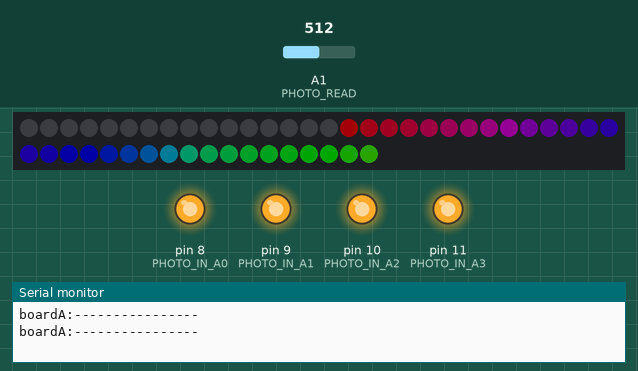
A program run on a simulated Arduino Nano, built with avr-gcc and run on an emulated ATmega328P. On the bench: 48 RGB LEDs in strip order, left to right, continuing on the next row, output pins drawn as LEDs (lit = HIGH), the last lines printed to the serial monitor. Dashed ring = blinking. The test bench sets the inputs (shaded band); at power-on: A1 (PHOTO_READ) = 512. Dim RGB values are drawn brighter than linear.

Above: at 2.2 s.
2.3 s: A1 (PHOTO_READ) set to 0
3.8 s: A1 (PHOTO_READ) set to 122
At 6.6 s:
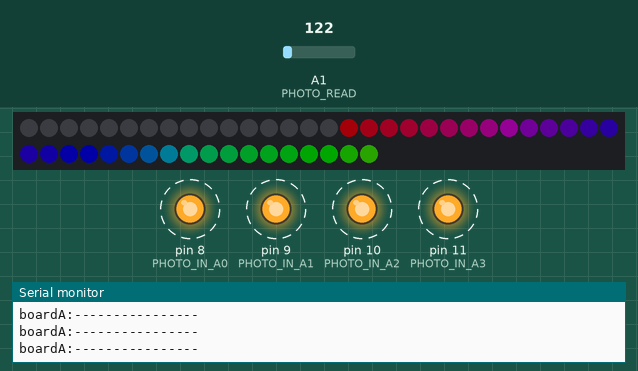
6.8 s: A1 (PHOTO_READ) set to 0
At 7.3 s:
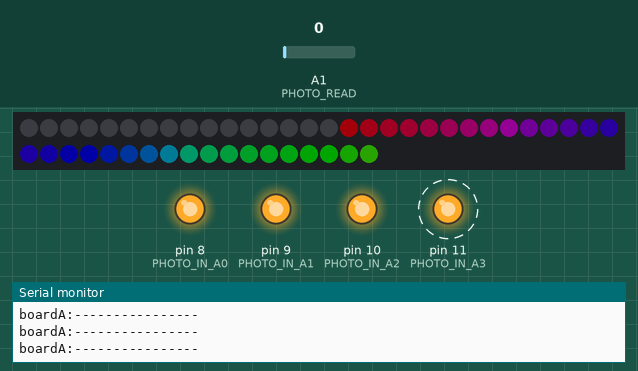
9.8 s: A1 (PHOTO_READ) set to 306
At 10.7 s:
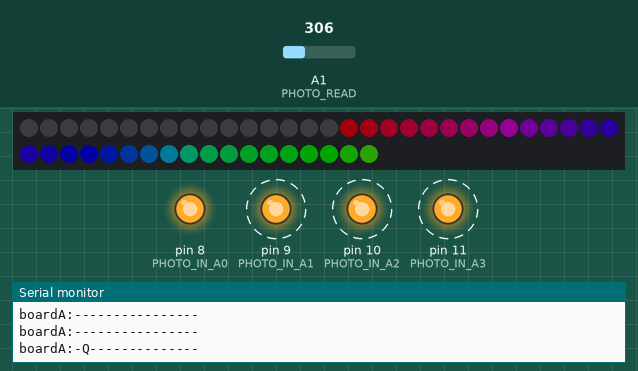
Timing chart, 0 to 12.3 s (numbered marks = the images above; inputs shaded):
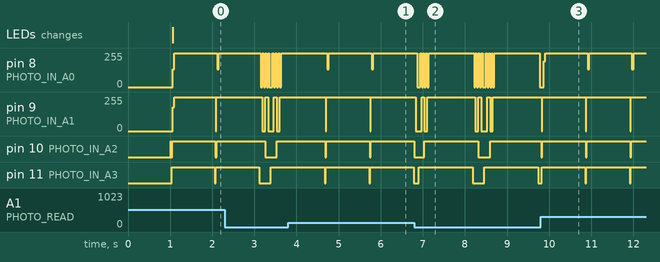

The program:

main.cpp
```cpp
#include <Arduino.h>
#include "StickerReader.h"
#include "LEDUtils.h"
#include <FastLED.h>
#include <Wire.h>

#define NUM_LEDS 16
#define DISPLAY_LEDS 48
#define DATA_PIN 3
#define AMBIENT_LIGHT_THRESH 2
#define I2C_ADDRESS 0x08
// #define BOARD_NAME 2

const char* region = REGION;

const int PHOTO_READ = A1;

const int PHOTO_IN_A0 = 8;
const int PHOTO_IN_A1 = 9;
const int PHOTO_IN_A2 = 10;
const int PHOTO_IN_A3 = 11;

CRGB leds[DISPLAY_LEDS];

// Replace String with char array to save RAM
char latestFEN[32] = "1111/2222/3333/4444";

void requestEvent() {
  // Send the latest FEN string when requested
  // Serial.println("i2c requested and sent");
  Wire.write(latestFEN);
}

// Create readers for all 16 squares (4x4 grid)
// Use a single reader and reuse it instead of creating 16 separate instances
StickerReader reader;

// Helper function to print detailed information for each square
void printSquareInfo(int* signature, const char* label) {
  Serial.print("  R "); Serial.print(signature[0]);
  Serial.print(", G "); Serial.print(signature[1]);
  Serial.print(", B "); Serial.print(signature[2]);
  Serial.print(" => Detected ");
  Serial.println(label);
}

void setup() {
  Serial.begin(9600);

  Wire.begin(I2C_ADDRESS);
  pinMode(A4, INPUT);
  pinMode(A5, INPUT);

  Wire.onRequest(requestEvent);

  analogReference(INTERNAL);

  // Initialize all readers
  pinMode(PHOTO_READ, INPUT);

  // configure leds
  FastLED.addLeds<NEOPIXEL, DATA_PIN>(leds, DISPLAY_LEDS);
  FastLED.setBrightness(255); // optional brightness limit

  // set max voltage consumption of the leds
  FastLED.setMaxPowerInVoltsAndMilliamps(5,1000);

  // Initialize all readers
  pinMode(PHOTO_IN_A0, OUTPUT);
  pinMode(PHOTO_IN_A1, OUTPUT);
  pinMode(PHOTO_IN_A2, OUTPUT);
  pinMode(PHOTO_IN_A3, OUTPUT);

  // Initialize reader once
  reader.begin();

  // Create a rainbow effect at startup
  FastLED.setBrightness(30);
  for (int i = 17; i < DISPLAY_LEDS; i++) {
    // Map each LED to a different hue (0-255) across the rainbow
    leds[i] = CHSV(i * 255 / DISPLAY_LEDS, 255, 255);
  }
  FastLED.show();
  delay(1000); // Display the rainbow for 1 second

  // turn off all the leds
  for (int i = 0; i < DISPLAY_LEDS; i++) {
    // Map each LED to a different hue (0-255) across the rainbow
    leds[i] = CRGB(0, 0, 0);
  }

  FastLED.setBrightness(255);
  FastLED.show();
}

void loop() {
  // FastLED.setBrightness(10);
  for (int i = 16; i < DISPLAY_LEDS; i++) {
    // Map each LED to a different hue (0-255) across the rainbow
    leds[63 - i] = CHSV(i * 255 / DISPLAY_LEDS, 255, 100);
  }
  FastLED.show();
  // FastLED.setBrightness(255);

  // Serial.println("Starting");

  // Arrays to store current signature and label
  int signature[4];
  const char* label;
  const char* fen;

  // Clear the FEN string
  memset(latestFEN, 0, sizeof(latestFEN));
  strcpy(latestFEN, "board");
  // char boardNum[2] = {region, '\0'}; // Create a proper null-terminated string from the char
  strcat(latestFEN, region);
  strcat(latestFEN, ":");

  // Process each square one at a time
  for (int i = 0; i < NUM_LEDS; i++) {
    // Configure reader for this specific square with the correct addressing
    uint8_t a0, a1, a2, a3;

    // Set multiplexer address bits according to the provided mapping
    switch(i) {
      case 0:  a0 = 1; a1 = 1; a2 = 1; a3 = 0; break; // a1
      case 1:  a0 = 0; a1 = 1; a2 = 1; a3 = 0; break; // b1
      case 2:  a0 = 1; a1 = 0; a2 = 1; a3 = 0; break; // c1
      case 3:  a0 = 0; a1 = 0; a2 = 1; a3 = 0; break; // d1
      case 4:  a0 = 1; a1 = 1; a2 = 0; a3 = 0; break; // a2
      case 5:  a0 = 0; a1 = 1; a2 = 0; a3 = 0; break; // b2
      case 6:  a0 = 1; a1 = 0; a2 = 0; a3 = 0; break; // c2
      case 7:  a0 = 0; a1 = 0; a2 = 0; a3 = 0; break; // d2
      case 8:  a0 = 0; a1 = 0; a2 = 0; a3 = 1; break; // a3
      case 9:  a0 = 1; a1 = 0; a2 = 0; a3 = 1; break; // b3
      case 10: a0 = 0; a1 = 1; a2 = 0; a3 = 1; break; // c3
      case 11: a0 = 1; a1 = 1; a2 = 0; a3 = 1; break; // d3
      case 12: a0 = 0; a1 = 0; a2 = 1; a3 = 1; break; // a4
      case 13: a0 = 1; a1 = 0; a2 = 1; a3 = 1; break; // b4
      case 14: a0 = 0; a1 = 1; a2 = 1; a3 = 1; break; // c4
      case 15: a0 = 1; a1 = 1; a2 = 1; a3 = 1; break; // d4
    }

    reader.configure(a0, a1, a2, a3, i, leds[i]);

    // comment this to keep on flashing
    if (reader.readAmbient() > AMBIENT_LIGHT_THRESH) {
      // If ambient light is too high, skip this square
      // Serial.print("Skipping square ");
      // Serial.println(i);
      strncat(latestFEN, "-", sizeof(latestFEN) - strlen(latestFEN) - 1);
      continue;
    }

    // Read signature and identify sticker
    reader.readSignature(signature);
    label = reader.identifySticker();
    fen = reader.getFENFromLabel(label);

    // Append to FEN string
    strncat(latestFEN, fen, sizeof(latestFEN) - strlen(latestFEN) - 1);

    // Print detailed information for debugging
    // Serial.print("Square ");
    // Serial.print(i);
    // Serial.println(":");
    // printSquareInfo(signature, label);
  }

  // Print combined FEN
  // Serial.print("Combined FEN: ");

  Serial.println(latestFEN);

  // avoivd printing
  // Serial.println("=====================================");

  // modify the delay here for debug
  delay(1000);
}
```

Measured:
- after the input at 3.8 s, pin 10 (PHOTO_IN_A2): alternates HIGH for 1.0 s and LOW for 0.03 s, starting after 0.89 s; pin 11 (PHOTO_IN_A3): alternates HIGH for 1.0 s and LOW for 0.03 s, starting after 0.90 s
- after the input at 6.8 s, pin 11 (PHOTO_IN_A3): alternates HIGH for 1.3 s and LOW for 0.28 s, starting after 0.10 s
- after the input at 9.8 s, pin 10 (PHOTO_IN_A2): alternates HIGH for 1.0 s and LOW for 0.03 s, starting at once
